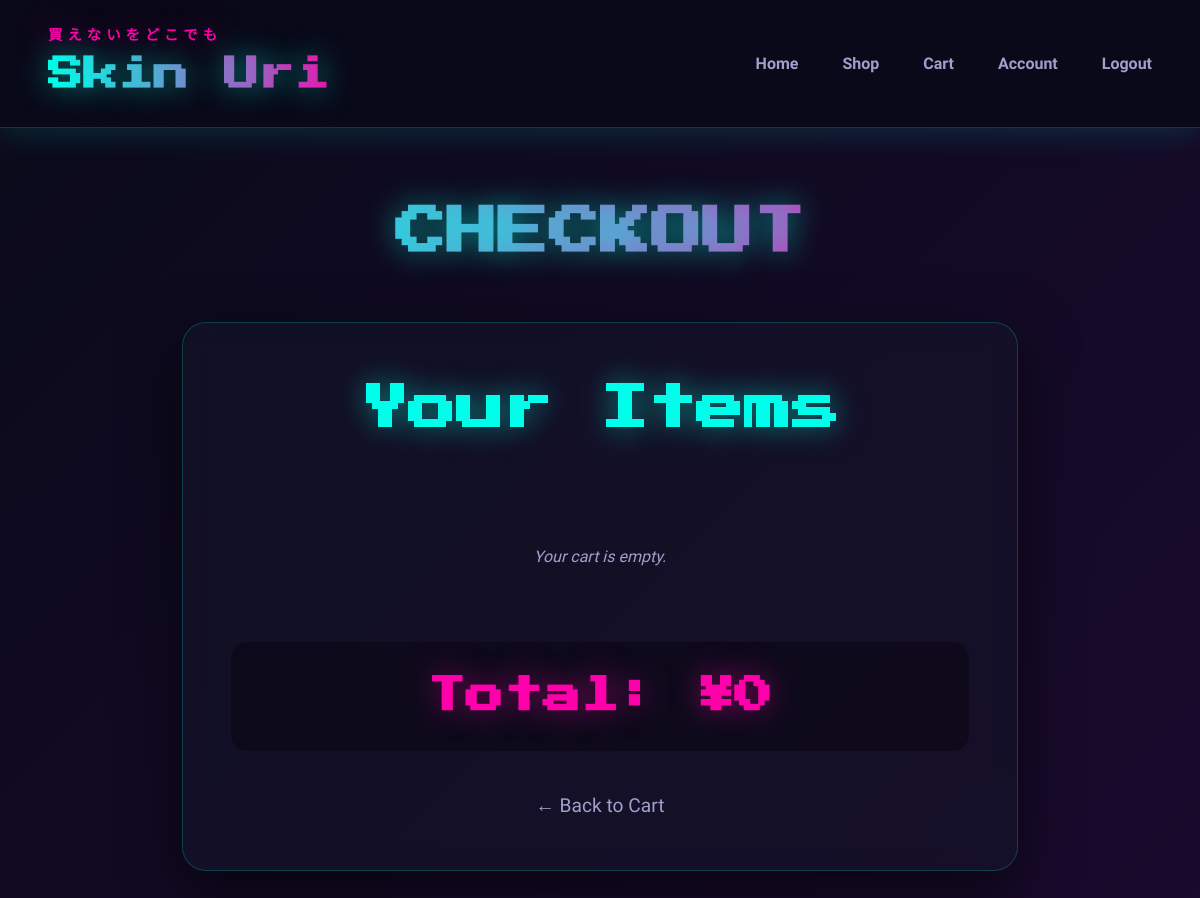
/checkout/ (signed in), run on an earlier commit of the app's database.
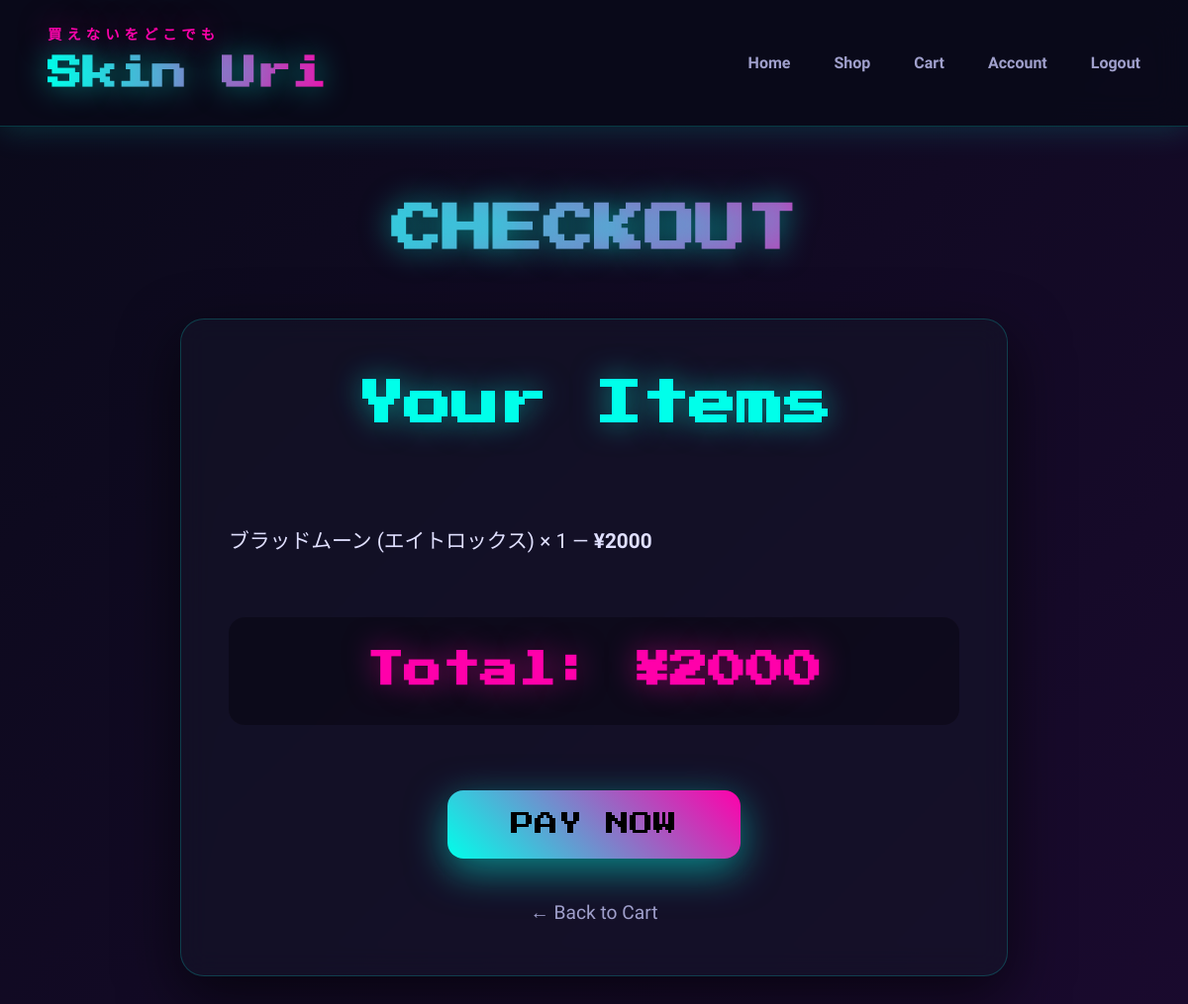
And on a later commit of the database.
### shop/models.py (models this page shows, shortened)
class CartItem(models.Model):
    user = models.ForeignKey(User, on_delete=models.CASCADE)
    product = models.ForeignKey(Product, on_delete=models.CASCADE)
    quantity = models.PositiveIntegerField(default=1)
    def subtotal(self):
        return self.product.price * self.quantity

class Product(models.Model):
    champion_name = models.CharField(max_length=100)
    skin_name = models.CharField(max_length=100)
    name = models.CharField(max_length=200, blank=True)
    description = models.TextField()
    price = models.IntegerField()
    game = models.ForeignKey(Game, on_delete=models.CASCADE, null=True, blank=True)
    category = models.ForeignKey(Category, on_delete=models.SET_NULL, null=True, blank=True)
    image_name = models.CharField(max_length=200, blank=True)
    release_date = models.DateField(null=True, blank=True)
    lore = models.TextField(blank=True, null=True)

### shop/views.py (the view)
# urls.py: path('checkout/', views.checkout, name='checkout'),
@login_required
def checkout(request):
    cart_items = CartItem.objects.filter(user=request.user)
    total = sum(item.subtotal() for item in cart_items)
    context = {
        "cart_items": cart_items,
        "total": total,
        "STRIPE_PUBLISHABLE_KEY": settings.STRIPE_PUBLISHABLE_KEY,
    }
    return render(request, "shop/checkout.html", context)

### shop/templates/shop/checkout.html (shortened to what this page needs)
{% extends "base.html" %}
{% load static %}
{% block content %}
<div class="checkout-container">
    <h1 class="page-title">CHECKOUT</h1>
    <div class="checkout-card">
        <h3 class="section-title">Your Items</h3>
        <ul class="checkout-list">
            {% for item in cart_items %}
                <li class="checkout-item">
                    {{ item.product.skin_name }} ({{ item.product.champion_name }})
                    × {{ item.quantity }} — <strong>¥{{ item.subtotal }}</strong>
                </li>
            {% empty %}
                <li class="empty">Your cart is empty.</li>
            {% endfor %}
        </ul>
        <div class="total-section">
            <strong>Total: ¥{{ total }}</strong>
        </div>
        {% if cart_items %}
        <form id="payment-form" class="checkout-form">
            <div id="card-element"></div><br>
            <button id="submit-btn" class="pay-btn">PAY NOW</button><br>
        </form>
        {% endif %}
        <a href="{% url 'view_cart' %}" class="back-link">← Back to Cart</a>
    </div>
</div>
{% endblock %}

What changed in the data, as far as the page shows it:
added CartItem: product.skin_name "ブラッドムーン", product.champion_name "エイトロックス", quantity "1", subtotal "2000"
Also different on the page:
{{ total }}: "0" → "2000"
text no longer shown: "Your cart is empty."
text now shown: "PAY NOW"
